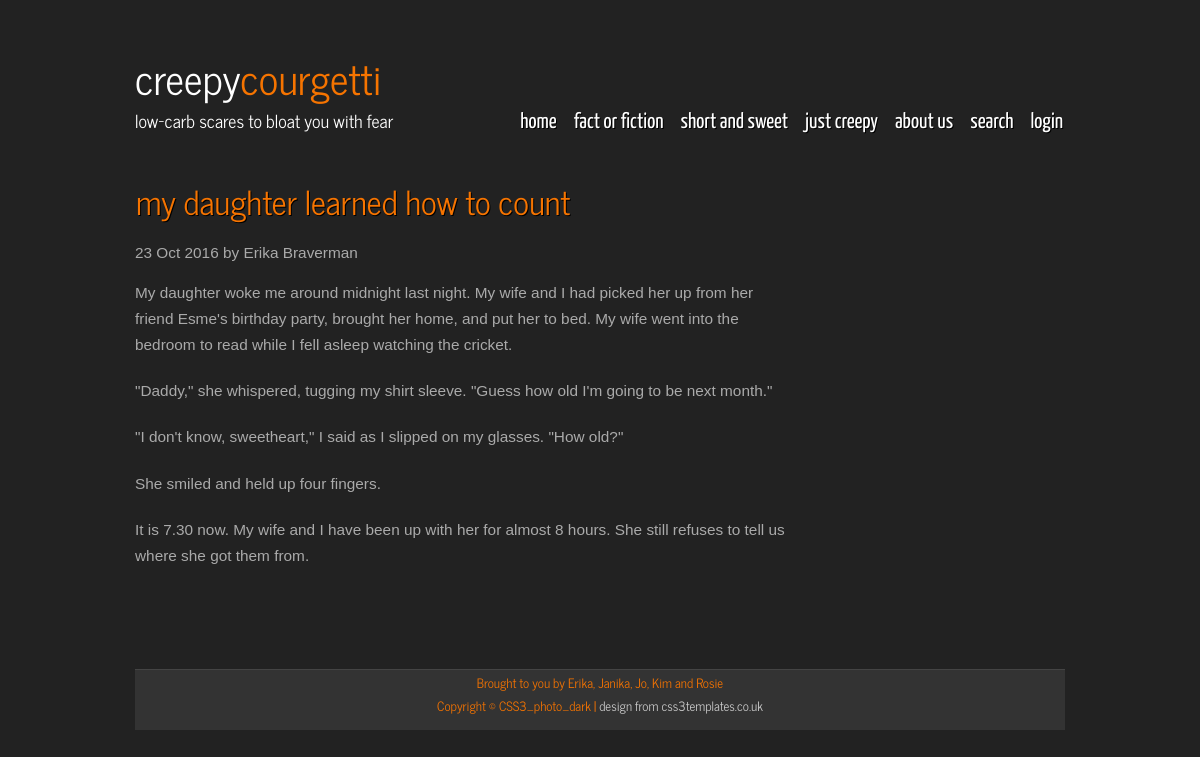
/article.php?id=27, run on the app's committed database.
### tables this page shows
CREATE TABLE `articles` (
  `id` int(10) UNSIGNED NOT NULL,
  `title` varchar(255) DEFAULT NULL,
  `body` text,
  `author` int(10) UNSIGNED DEFAULT NULL,
  `category` int(11) DEFAULT NULL,
  `date` int(11) DEFAULT NULL
);

CREATE TABLE `users` (
  `id` int(11) UNSIGNED NOT NULL,
  `username` varchar(255) DEFAULT NULL,
  `password` varchar(255) DEFAULT NULL,
  `fullname` varchar(255) DEFAULT NULL,
  `role` int(11) DEFAULT NULL,
  `email` varchar(255) DEFAULT NULL
);

### article.php (called while the page is built)
<?php
include 'common.php';
$sql = 'SELECT * FROM articles, users
            WHERE users.id = articles.author
            AND articles.id = :id
            ORDER BY date DESC';
$stmt = $gPDO->prepare($sql);
$stmt->execute($_GET + ['id' => DEFAULT_ARTICLE_ID]);
display_page('article', [
  'article' => $stmt->fetch(),
]);

### templates/article.phtml (the view, shortened to what this page needs)
<div class="content-post">
  <h1 class="post-title"><?= $vars['article']['title']; ?></h1>
  <div class="post-date">
    <time><?= date('d M Y', $vars['article']['date']); ?></time> by <?= $vars['article']['fullname']; ?><br/>
  </div>
  <div class="post-text">
      <?= $vars['article']['body']; ?>
    </div>
</div>

### common.php (shortened to what this page needs)
<?php
function display_page($page, array $vars = [])
{
    foreach (['_header', $page, '_footer'] as $template) {
        include TEMPLATE_DIR.DIRECTORY_SEPARATOR.$template.TEMPLATE_EXT;
    }
}

### css/style.css (style rules this page uses)
html { height: 100%; }
* { margin: 0; padding: 0; }
body { font: normal .80em arial, sans-serif; background: #222; color: #AAA; }
p { padding: 0 0 20px 0; line-height: 1.7em; }
h1, h2, h3, h4, h5, h6 { font: normal 180% 'News Cycle', sans-serif; color: #362C20; letter-spacing: 0em; padding: 0 0 5px 0; }
h1, h2, h3 { font: normal 180% 'News Cycle', sans-serif; margin: 0 0 15px 0; padding: 0px 0 5px 0; color: #FFF; }
.sidebar h3, .content h1 { padding: 0 15px 20px 0; font: 215% 'News Cycle', arial, sans-serif; text-shadow: #000 1px 1px; margin: 0 1px; color: #F67400; text-transform: lowercase;; }

### data on the page
articles: title "my daughter learned how to count", date "23 Oct 2016", users.fullname "Erika Braverman", body "My daughter woke me around midnight last night. My wife and I had picked her up from her friend Esme's birthday party, brought her home, and put her to bed. My wife went into the bedroom to read while I fell asleep watching the cricket. \"Daddy,\" she whispered, tugging my shirt sleeve. \"Guess how old I'm going to be next month.\" \"I don't know, sweetheart,\" I said as I slipped on my glasses. \"How old?\" She smiled and held up four fingers. It is 7.30 now. My wife and I have been up with her for almost 8 hours. She still refuses to tell us where she got them from."

### other printed values
$category "fact or fiction"
$category "short and sweet"
$category "just creepy"
